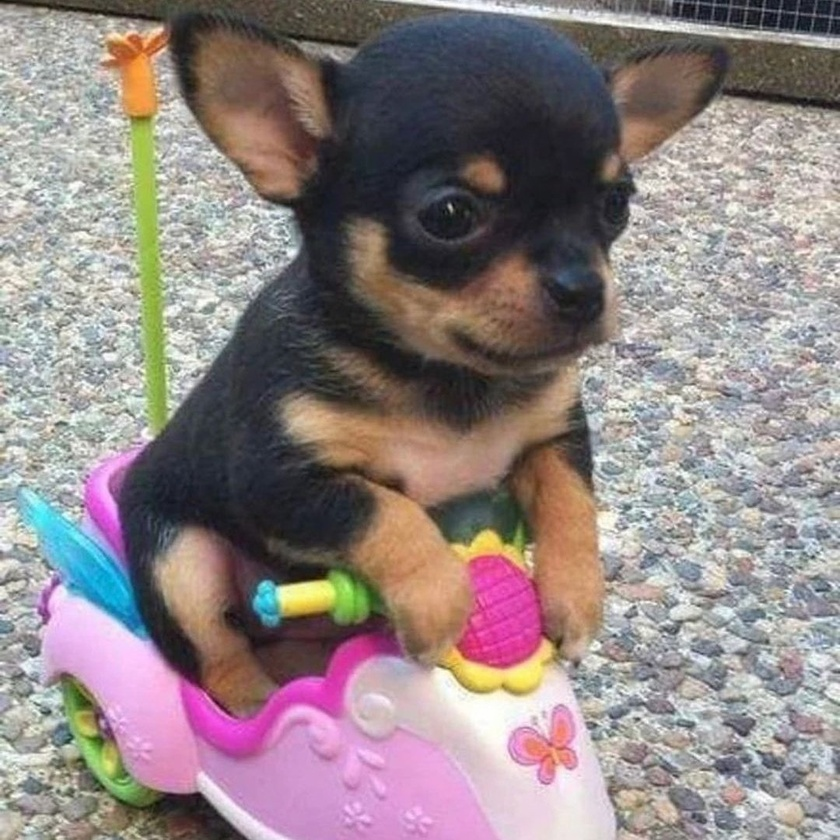
#> input picture img1.jpg, 840 x 840 px, shrunk from 1080 x 1080 before the run
$ jupyter execute --allow-errors steganography.ipynb
#> lines starting #> are read from the running program, lines starting #| are printed output that depends on the picture
[cell 1]
import numpy as np
import cv2
import matplotlib.pyplot as plt
import math

# Esteganografia

# Ocultar mensaje dentro de imagen

## Encoding
Idea: la imagen está compuesta por nxm pixeles, y cada uno está representado por 3 valores del 0 al 255 (tres canales: R, G, B).
Para lograr introducir un mensaje sin una distorsión notoria de la imagen la idea es representar un caracter cada 3 pixeles de la siguiente forma:

1) Convertimos el caracter ascii a su entero correspondiente (entra en 8 bits)
2) Convertimos el entero a binario
3) Tres pixeles están representado por 3*3=9 valores, entonces vamos a usar los primeros 8 para representar los 8 bits del caracter determinando si se trata de un 0 o un 1 dependiendo si el valor que toma el pixel en ese canal es par o impar respectivamente. El 9no valor lo usamos para determinar si el mensaje finaliza o no en caso de que sea par o impar respectivamente

[cell 2]
# Cargamos foto
img = cv2.imread("img1.jpg")
#> img is the input picture: shape (840, 840, 3); mean B, G, R 132.6, 132.4, 144.7
img = cv2.cvtColor(img, cv2.COLOR_BGR2RGB)
plt.imshow(img)
plt.show()

# Max longitud del mensaje
max_len = math.floor(img.shape[0]*img.shape[1]/3)
#> max_len = 235200
print(f"La cantidad máxima de caracteres que puede tener nuestro mensaje es: {max_len}")
#| La cantidad máxima de caracteres que puede tener nuestro mensaje es: 235200

[cell 3]
# Funcion que encodea el msj
def update_pixel_channel(pixel_ch:int, bit:bool):
    if not bit and pixel_ch%2!=0: return pixel_ch-1
    elif bit and pixel_ch%2==0: return pixel_ch+1
    return pixel_ch

def update_last_pixel_channel(pixel_ch:int, end:bool):
    if end and pixel_ch%2!=0: return pixel_ch-1
    elif not end and pixel_ch%2==0: return pixel_ch+1
    return pixel_ch

def encode_msg(msg, img):
    max_len = math.floor(img.shape[0]*img.shape[1]/3)
#> max_len = 235200

    if len(msg) > max_len:
        print("Error: message is too long")
        return

    np_img = np.array(img)
    pixels = np_img.reshape((np_img.shape[0]*np_img.shape[1],3))

    # Recorremos de a 3 pixeles
    for idx_pixel_set in range(math.floor(len(pixels)/3)):
        if idx_pixel_set == len(msg):
            break

        char = msg[idx_pixel_set]
        char_int = ord(char)
        char_bin = f"{char_int:8b}"

        # Recorremos los 3 pixeles del set
        for i in range(3):
            # Recorremos los 3 canales de cada pixel
            for j in range(3):
                curr_px_ch = pixels[idx_pixel_set*3 + i, j]
                idx_value = 3*i+j

                #Si es el noveno valor, chequeamos si el mensaje termina, si no es el noveno seteamos el valor
                #del del canal en cuestion como par o impar segun si corresponde un 0 o 1 respectivamente
                if idx_value == 8:
                    pixels[idx_pixel_set*3 + i, j] = update_last_pixel_channel(curr_px_ch, idx_pixel_set==len(msg)-1)
                else:
                    curr_bit = char_bin[3*i+j]
                    pixels[idx_pixel_set*3 + i, j] = update_pixel_channel(curr_px_ch, int(curr_bit) if curr_bit!=" " else 0)
#> this loop made 61 passes
#> (char, char_int, char_bin) on passes 1 to 12: ('R', 82, ' 1010010'), ('o', 111, ' 1101111'), ('s', 115, ' 1110011'), ('e', 101, ' 1100101'), ('s', 115, ' 1110011'), (' ', 32, '  100000'), ('a', 97, ' 1100001'), ('r', 114, ' 1110010'), ('e', 101, ' 1100101'), (' ', 32, '  100000'), ('r', 114, ' 1110010'), ('e', 101, ' 1100101')
#> (char_int, char_bin) on pass 32: (10, '    1010')

    return pixels.reshape(img.shape)
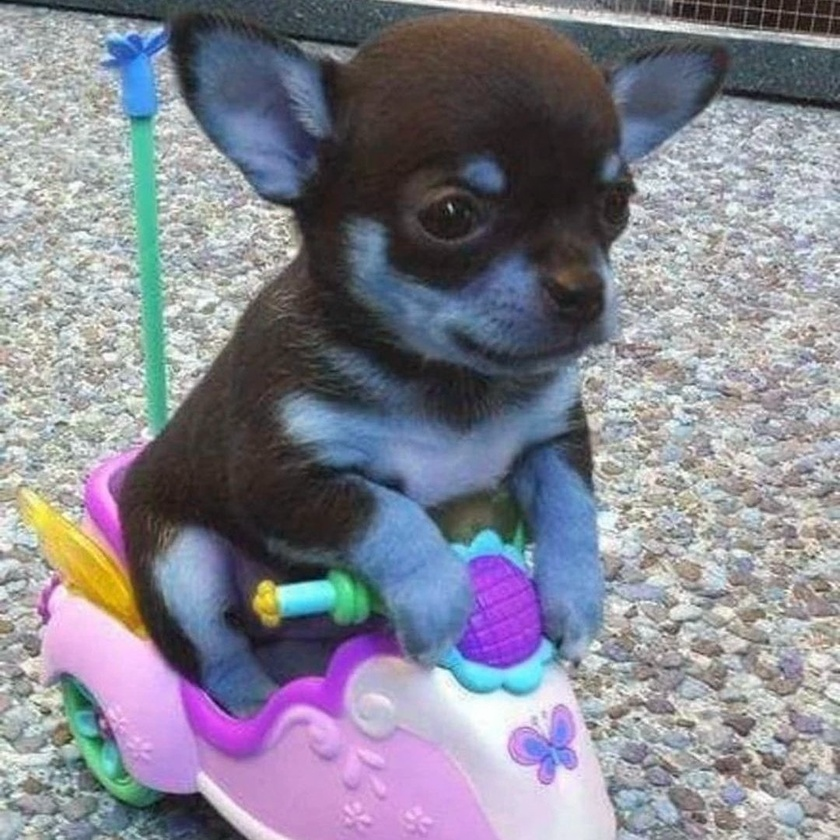
#> returned value: shape (840, 840, 3); mean of channels 0, 1, 2 144.7, 132.4, 132.6; drawn as B, G, R

[cell 4]
msg = "Roses are red, Violets are blue\nUnexpected ' { ' on line 32."
encoded_msg = encode_msg(msg,img.copy())
plt.imshow(encoded_msg)
plt.show()

## Decoding

[cell 5]
#Funcion que decodifica el mensaje
def decode_msg(img):
    np_img = np.array(img)
    pixels = np_img.reshape((np_img.shape[0]*np_img.shape[1],3))

    msg = ''
    done=False
    # Recorremos de a 3 pixeles
    curr_char_bin = ''

    for i_px,pixel in enumerate(pixels):
        if done: break
        for i_ch,channel in enumerate(pixel):
            if (i_px+1)%3==0 and i_ch==2:
                if channel%2==0: done=True
                else: pass
            else:
                if channel%2==0: curr_char_bin+='0'
                else: curr_char_bin+='1'
        if (i_px+1)%3==0:
            msg+=chr(int(curr_char_bin,2))
            curr_char_bin = ''
#> this loop made 181 passes
#> (pixel, msg) on passes 3, 6, 9, 12, 15, 18, 21, 24, 27, 30, 33, 36: ([27, 22, 11], 'R'), ([33, 29, 19], 'Ro'), ([43, 39, 29], 'Ros'), ([42, 39, 29], 'Rose'), ([47, 43, 33], 'Roses'), ([44, 38, 31], 'Roses '), ([46, 41, 33], 'Roses a'), ([55, 50, 41], 'Roses ar'), ([58, 55, 45], 'Roses are'), ([64, 60, 49], 'Roses are '), ([67, 62, 51], 'Roses are r'), ([76, 75, 59], 'Roses are re')
#> msg on passes 63, 66, 69, 72, 75, 78: 'Roses are red, Violet', 'Roses are red, Violets', 'Roses are red, Violets ', 'Roses are red, Violets a', 'Roses are red, Violets ar', 'Roses are red, Violets are'

    return msg

[cell 6]
decoded_msg = decode_msg(encoded_msg)
print(f"El mensaje decodificado es:\n{decoded_msg}")
#| El mensaje decodificado es:
#| Roses are red, Violets are blue
#| Unexpected ' { ' on line 32.

## Comparacion entre imagen original y codificada

[cell 7]
fig, ax = plt.subplots(nrows=1,ncols=2, figsize=(15,10))
ax[0].imshow(img)
ax[1].imshow(encoded_msg)

ax[0].set_title("Imagen original")
ax[1].set_title("Imagen con mensaje oculto")

plt.show()
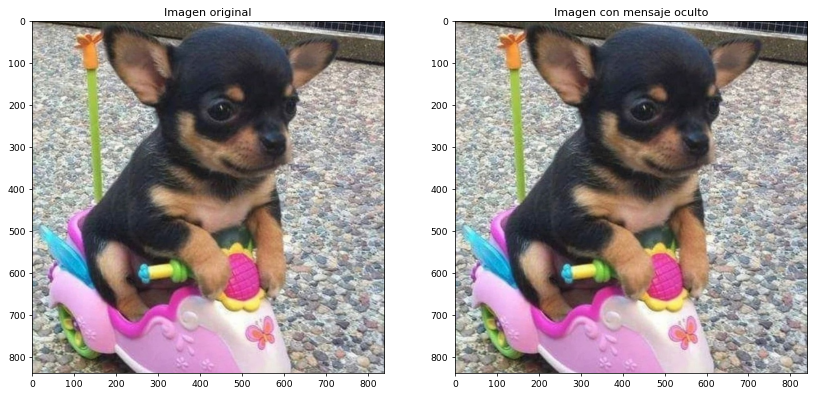
#> figure drawn by matplotlib, 2 panels
